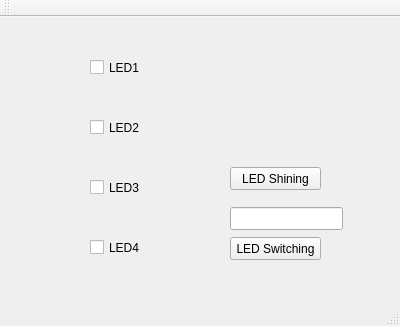
<?xml version="1.0" encoding="UTF-8"?>
<ui version="4.0">
 <class>MainWindow</class>
 <widget class="QMainWindow" name="MainWindow">
  <property name="geometry">
   <rect>
    <x>0</x>
    <y>0</y>
    <width>400</width>
    <height>326</height>
   </rect>
  </property>
  <property name="windowTitle">
   <string>MainWindow</string>
  </property>
  <widget class="QWidget" name="centralWidget">
   <widget class="QLabel" name="label">
    <property name="geometry">
     <rect>
      <x>20</x>
      <y>20</y>
      <width>61</width>
      <height>51</height>
     </rect>
    </property>
    <property name="text">
     <string/>
    </property>
    <property name="pixmap">
     <pixmap>../light-bulb.png</pixmap>
    </property>
    <property name="scaledContents">
     <bool>true</bool>
    </property>
   </widget>
   <widget class="QLabel" name="label_2">
    <property name="geometry">
     <rect>
      <x>20</x>
      <y>80</y>
      <width>61</width>
      <height>51</height>
     </rect>
    </property>
    <property name="text">
     <string/>
    </property>
    <property name="pixmap">
     <pixmap>../light-bulb.png</pixmap>
    </property>
    <property name="scaledContents">
     <bool>true</bool>
    </property>
   </widget>
   <widget class="QLabel" name="label_3">
    <property name="geometry">
     <rect>
      <x>20</x>
      <y>140</y>
      <width>61</width>
      <height>51</height>
     </rect>
    </property>
    <property name="text">
     <string/>
    </property>
    <property name="pixmap">
     <pixmap>../light-bulb.png</pixmap>
    </property>
    <property name="scaledContents">
     <bool>true</bool>
    </property>
   </widget>
   <widget class="QLabel" name="label_4">
    <property name="geometry">
     <rect>
      <x>20</x>
      <y>200</y>
      <width>61</width>
      <height>51</height>
     </rect>
    </property>
    <property name="text">
     <string/>
    </property>
    <property name="pixmap">
     <pixmap>../light-bulb.png</pixmap>
    </property>
    <property name="scaledContents">
     <bool>true</bool>
    </property>
   </widget>
   <widget class="QCheckBox" name="checkBox">
    <property name="geometry">
     <rect>
      <x>90</x>
      <y>40</y>
      <width>85</width>
      <height>21</height>
     </rect>
    </property>
    <property name="text">
     <string>LED1</string>
    </property>
   </widget>
   <widget class="QCheckBox" name="checkBox_2">
    <property name="geometry">
     <rect>
      <x>90</x>
      <y>100</y>
      <width>85</width>
      <height>21</height>
     </rect>
    </property>
    <property name="text">
     <string>LED2</string>
    </property>
   </widget>
   <widget class="QCheckBox" name="checkBox_3">
    <property name="geometry">
     <rect>
      <x>90</x>
      <y>160</y>
      <width>85</width>
      <height>21</height>
     </rect>
    </property>
    <property name="text">
     <string>LED3</string>
    </property>
   </widget>
   <widget class="QCheckBox" name="checkBox_4">
    <property name="geometry">
     <rect>
      <x>90</x>
      <y>220</y>
      <width>85</width>
      <height>21</height>
     </rect>
    </property>
    <property name="text">
     <string>LED4</string>
    </property>
   </widget>
   <widget class="QPushButton" name="pushButton">
    <property name="geometry">
     <rect>
      <x>230</x>
      <y>150</y>
      <width>91</width>
      <height>23</height>
     </rect>
    </property>
    <property name="text">
     <string>LED Shining</string>
    </property>
   </widget>
   <widget class="QLineEdit" name="lineEdit">
    <property name="geometry">
     <rect>
      <x>230</x>
      <y>190</y>
      <width>113</width>
      <height>23</height>
     </rect>
    </property>
   </widget>
   <widget class="QPushButton" name="pushButton_2">
    <property name="geometry">
     <rect>
      <x>230</x>
      <y>220</y>
      <width>91</width>
      <height>23</height>
     </rect>
    </property>
    <property name="text">
     <string>LED Switching</string>
    </property>
   </widget>
  </widget>
  <widget class="QMenuBar" name="menuBar">
   <property name="geometry">
    <rect>
     <x>0</x>
     <y>0</y>
     <width>400</width>
     <height>20</height>
    </rect>
   </property>
  </widget>
  <widget class="QToolBar" name="mainToolBar">
   <attribute name="toolBarArea">
    <enum>TopToolBarArea</enum>
   </attribute>
   <attribute name="toolBarBreak">
    <bool>false</bool>
   </attribute>
  </widget>
  <widget class="QStatusBar" name="statusBar"/>
 </widget>
 <layoutdefault spacing="6" margin="11"/>
 <resources/>
 <connections/>
</ui>
